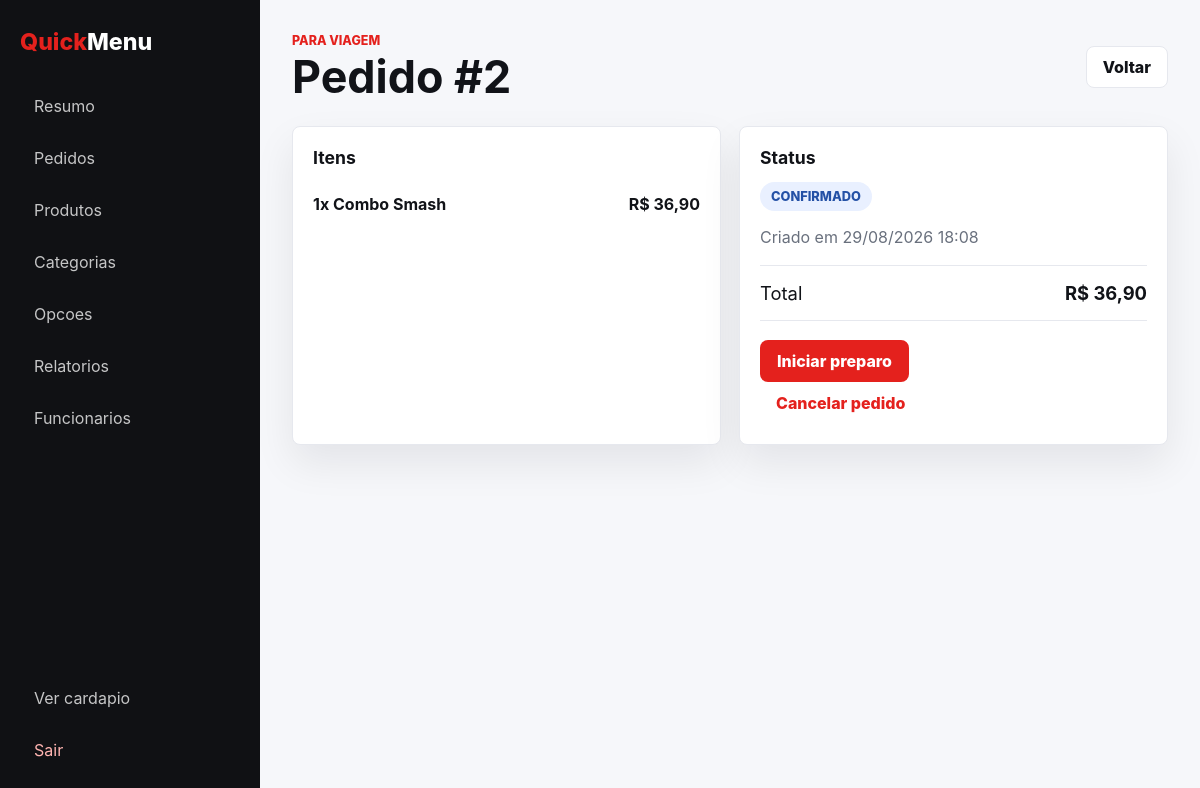
/painel/pedidos/2/ (signed in), run on the app's committed database.
### orders/models.py (models this page shows, shortened)
class Order(models.Model):
    ORDER_TYPES = [
        ('eat_in', 'Comer aqui'),
        ('takeaway', 'Levar para viagem'),
    ]
    STATUS_CHOICES = [
        ('pending', 'Pendente'),
        ('confirmed', 'Confirmado'),
        ('preparing', 'Em preparo'),
        ('ready', 'Pronto'),
        ('completed', 'Finalizado'),
        ('cancelled', 'Cancelado'),
    ]
    order_type = models.CharField(max_length=20, choices=ORDER_TYPES)
    table_number = models.PositiveIntegerField(null=True, blank=True)
    status = models.CharField(max_length=20, choices=STATUS_CHOICES, default='pending')
    total = models.DecimalField(max_digits=10, decimal_places=2)
    created_at = models.DateTimeField(auto_now_add=True)
    updated_at = models.DateTimeField(auto_now=True)
    class Meta:
        ordering = ['-created_at']
        verbose_name = 'pedido'
        verbose_name_plural = 'pedidos'

class OrderItem(models.Model):
    order = models.ForeignKey(Order, on_delete=models.CASCADE, related_name='items')
    product = models.ForeignKey('menu.Product', on_delete=models.SET_NULL, null=True, blank=True, related_name='order_items')
    product_name = models.CharField(max_length=120)
    product_snapshot = models.JSONField(default=dict, blank=True)
    quantity = models.PositiveIntegerField(default=1)
    unit_price = models.DecimalField(max_digits=8, decimal_places=2)
    total = models.DecimalField(max_digits=10, decimal_places=2)
    class Meta:
        verbose_name = 'item do pedido'
        verbose_name_plural = 'itens do pedido'

### dashboard/views.py (the view)
# urls.py: path('pedidos/<int:pk>/', views.order_detail, name='order_detail'),
@staff_required
def order_detail(request, pk):
    order = get_object_or_404(Order.objects.prefetch_related('items__options'), pk=pk)
    return render(request, 'dashboard/order_detail.html', {
        **dashboard_context(request),
        'order': order,
        'order_badge': order_badge(order),
        'status_action': STATUS_ACTIONS.get(order.status),
        'status_label': STATUS_LABELS.get(order.status, order.status),
    })

### cart/context_processors.py (called while the page is built)
def cart_summary(request):
    items, total = hydrate_cart(request.session)
    return {
        'cart_item_count': cart_count(request.session),
        'cart_total': total,
        'cart_preview_items': items,
    }

### cart/services.py (called while the page is built)
def get_cart(session):
    return session.get(CART_SESSION_KEY, [])

def cart_count(session):
    return sum(item['quantity'] for item in get_cart(session))

def money(value):
    return Decimal(value).quantize(Decimal('0.01'))

def hydrate_cart(session):
    hydrated = []
    total = Decimal('0.00')
    for index, item in enumerate(get_cart(session)):
        unit_price = money(item['unit_price'])
        subtotal = money(unit_price * item['quantity'])
        total += subtotal
        hydrated.append({**item, 'index': index, 'unit_price_decimal': unit_price, 'subtotal': subtotal})
    return hydrated, money(total)

### dashboard/views.py (called while the page is built)
def dashboard_context(request):
    return {
        'is_manager': request.user.is_superuser or request.user.groups.filter(name='Administradores').exists(),
        'status_labels': STATUS_LABELS,
    }

def order_badge(order):
    if order.order_type == 'eat_in':
        return f'MESA {order.table_number}'
    return 'PARA VIAGEM'

### templates/dashboard/order_detail.html (shortened to what this page needs)
{% extends 'dashboard/base_panel.html' %}
{% block eyebrow %}{{ order_badge }}{% endblock %}
{% block heading %}Pedido #{{ order.id }}{% endblock %}
{% block actions %}<a class="secondary-panel-button" href="{% url 'dashboard:orders' %}">Voltar</a>{% endblock %}
{% block content %}
<section class="panel-grid two-columns">
    <article class="panel-card">
        <h2>Itens</h2>
        <div class="compact-list">
            {% for item in order.items.all %}
                <div class="compact-row align-start">
                    <span>
                        <strong>{{ item.quantity }}x {{ item.product_name }}</strong>
                    </span>
                    <strong>R$ {{ item.total }}</strong>
                </div>
            {% endfor %}
        </div>
    </article>
    <article class="panel-card">
        <h2>Status</h2>
        <p class="status-pill status-{{ order.status }}">{{ status_label }}</p>
        <p class="muted">Criado em {{ order.created_at|date:"d/m/Y H:i" }}</p>
        <p class="total-line"><span>Total</span><strong>R$ {{ order.total }}</strong></p>
        {% if status_action %}
            <form method="post" action="{% url 'dashboard:update_status' order.id %}">
                <button class="primary-panel-button" type="submit">{{ status_action }}</button>
            </form>
        {% endif %}
        {% if order.status != 'cancelled' and order.status != 'completed' %}
            <form method="post" action="{% url 'dashboard:cancel_order' order.id %}" onsubmit="return confirm('Cancelar este pedido?')">
                <button class="danger-button" type="submit">Cancelar pedido</button>
            </form>
        {% endif %}
    </article>
</section>
{% endblock %}

### static/css/panel.css (style rules this page uses)
:root { --red: #e4211d; --red-dark: #bc1713; --ink: #111318; --muted: #69707d; --line: #e6e8ee; --soft: #f6f7fa; --white: #ffffff; --shadow: 0 18px 40px rgba(17, 19, 24, 0.08); }
* { box-sizing: border-box; }
html { width: 100%; overflow-x: hidden; }
body { margin: 0; font-family: Inter, system-ui, -apple-system, BlinkMacSystemFont, "Segoe UI", sans-serif; color: var(--ink); background: var(--soft); width: 100%; overflow-x: hidden; }
a { color: inherit; text-decoration: none; }
button, input, select, textarea { font: inherit; }
button { cursor: pointer; }
.panel-shell { min-height: 100vh; width: 100%; max-width: 100vw; display: grid; grid-template-columns: 260px minmax(0, 1fr); overflow-x: hidden; }
.primary-panel-button, .secondary-panel-button, .danger-button, .small-action, .small-link, .filter-actions a { border: 1px solid var(--line); border-radius: 8px; min-height: 42px; padding: 0 16px; display: inline-flex; align-items: center; justify-content: center; font-weight: 800; }
.primary-panel-button, .small-action { border-color: transparent; background: var(--red); color: #fff; }
.secondary-panel-button, .filter-actions a, .small-link { background: #fff; color: var(--ink); }
.danger-button, .text-danger { border: 0; background: transparent; color: var(--red); font-weight: 800; }
.stat-card, .panel-card, .order-ticket { border: 1px solid var(--line); border-radius: 8px; background: #fff; box-shadow: var(--shadow); }
.stat-card span, .muted, small { color: var(--muted); }
.panel-grid { display: grid; gap: 18px; margin-bottom: 22px; }
.two-columns { grid-template-columns: repeat(2, minmax(0, 1fr)); }
.panel-card { min-width: 0; padding: 20px; }
.panel-card h2, .kanban-column h2 { margin: 0 0 14px; font-size: 1.1rem; }
.compact-list { display: grid; gap: 10px; }
.compact-row { margin: 0; padding: 12px 0; border-bottom: 1px solid var(--line); display: flex; justify-content: space-between; gap: 18px; }
.compact-row:last-child { border-bottom: 0; }
.align-start { align-items: flex-start; }
.status-pill { width: fit-content; border-radius: 999px; padding: 7px 11px; font-size: 0.8rem; font-weight: 800; }
.status-confirmed { background: #e9f0ff; color: #2451a6; }
.total-line { display: flex; justify-content: space-between; padding: 16px 0; border-top: 1px solid var(--line); border-bottom: 1px solid var(--line); font-size: 1.15rem; }

### data on the page
Order: id "2", created_at "29/08/2026 18:08", total "36,90"
OrderItem: quantity "1", product_name "Combo Smash", total "36,90"

### other printed values
{{ order_badge }} "PARA VIAGEM"
{{ status_label }} "CONFIRMADO"
{{ status_action }} "Iniciar preparo"
